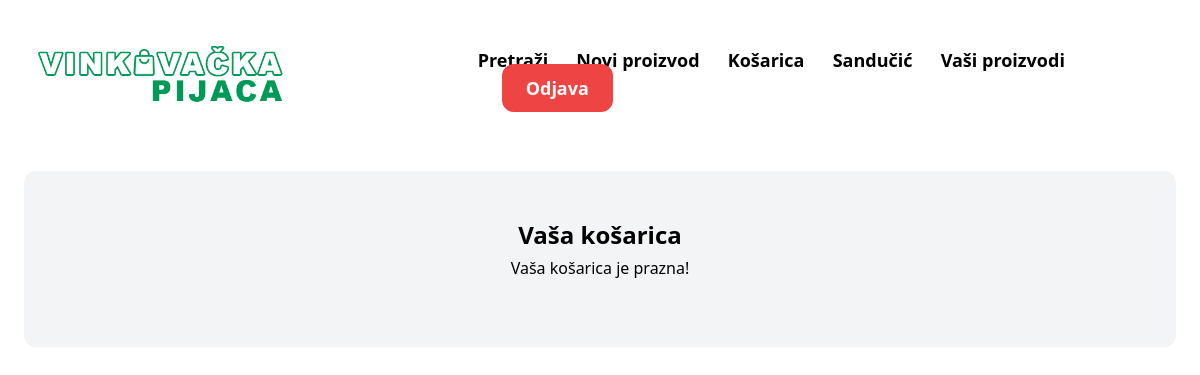
Page /wishlist/index/ (signed in) on the earlier database version.
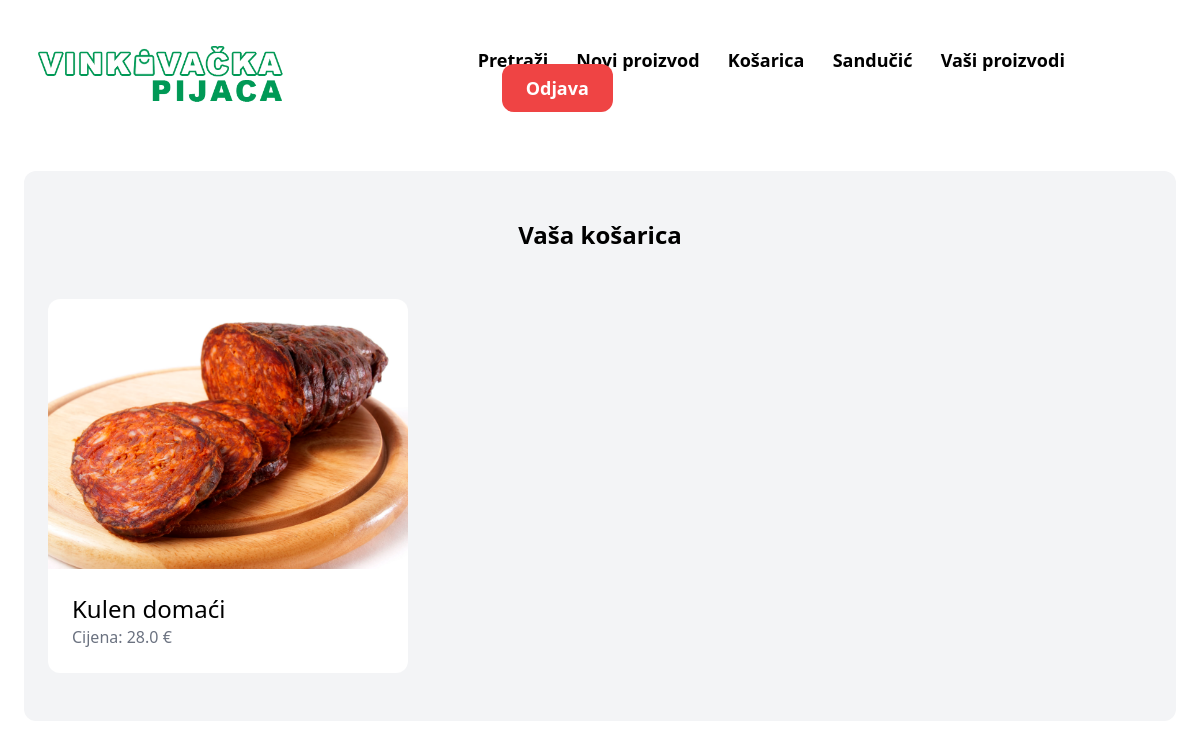
Same page on the later database version.
### item/models.py (models this page shows, shortened)
class Item(models.Model):
    kategorija = models.ForeignKey(Category, related_name='items', on_delete=models.CASCADE)
    naziv = models.CharField(max_length=255)
    opis = models.TextField(blank=True, null=True)
    cijena = models.FloatField()
    slika = models.ImageField(upload_to='item_images', blank=True, null=True)
    created_at = models.DateTimeField(auto_now_add=True)
    created_by = models.ForeignKey(User, related_name='items', on_delete=models.CASCADE)

### wishlist/views.py (the view)
# urls.py: path('', views.index, name='index')
@login_required
def index(request):
    likes = Like.objects.filter(user=request.user)
    liked_posts = []
    for like in likes:
        liked_posts.append(like.item)
    context = {
       'liked_posts': liked_posts
    }
    return render(request, 'wishlist/index.html', context)

### wishlist/templates/wishlist/index.html (shortened to what this page needs)
{% extends 'home/base.html' %}
{% block content %}
    <div class="mt-6 px-6 py-12 bg-gray-100 rounded-xl">
        <h2 class="mb-12 text-2xl text-center"><strong>Vaša košarica</strong></h2>
        <div class="grid grid-cols-3 gap-3">
            {% if liked_posts %}
                {% for item in liked_posts %}
                    <div class="hover:scale-105 ease-in-out duration-300">
                        <a href="{% url 'item:detail' item.id %}">
                            <div>
                                <img src="{{ item.slika.url }}" class="rounded-t-xl">
                            </div>
                            <div class="p-6 bg-white rounded-b-xl">
                                <h2 class="text-2xl">{{ item.naziv }}</h2>
                                <p class="text-gray-500">Cijena: {{ item.cijena }} €</p>
                            </div>
                        </a>
                    </div>
                {% empty %}
                    <h1 style="position: absolute; top: 33.5%; left: 50%; transform: translate(-50%, -50%); text-align: center;">Vaša košarica je <a href="{% url 'item:items' %}" class="hover:text-green-700">prazna!</a></h1>
                {% endfor %}
            {% else %}
                <h1 style="position: absolute; top: 33.5%; left: 50%; transform: translate(-50%, -50%); text-align: center;">Vaša košarica je <a href="{% url 'item:items' %}" class="hover:text-green-700">prazna!</a></h1>
            {% endif %}
        </div>
    </div>
{% endblock %}

Differences in the rows shown:
added Item: slika (picture), naziv "Kulen domaći", cijena "28.0"
Other differences:
text no longer shown: "Vaša košarica je prazna!"
